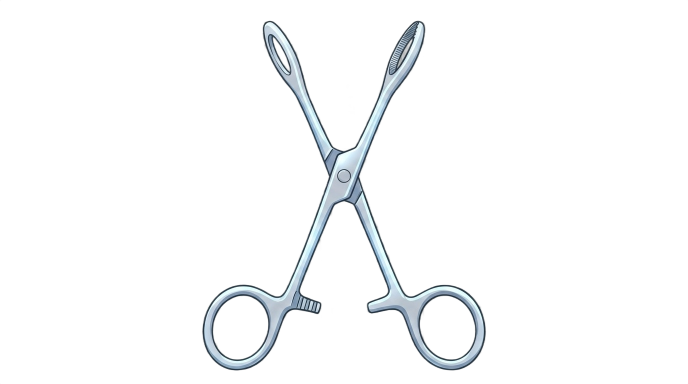
#> input picture assets-src/animations/clampframe1.png, 1376 x 768 px, given in place of cottonbuds.png, which was not available (shown at 1/2 size)
$ python prepare-ritual-assets.py
#> lines starting #> are read from the running program, lines starting #| are printed output that depends on the picture; after the words box and inside, x2 and y2 are one past the last pixel; in counts of white or black regions, pixels touching at a corner belong together; pictures that were not available may be replaced by others from this repository, and a replacement may not be noted
"""Tight-crop the live-queue ritual tool sprites and print their config values.

The artwork in assets-src/animations/ is drawn on large 1408x768 canvases that are
95% empty. Shipping those means ~6 MB of transparent pixels to every phone that
opens /live.html. This script crops each sprite to its visible pixels, removes
faint checkerboard noise and resizes it to about 3x its on-screen size, then writes
the result to public/animations/v2/ and prints the numbers for src/components/ritualConfig.ts.

usage:   python scripts/prepare-ritual-assets.py          (needs Pillow: pip install pillow)
edit:    TOOLS below. `anchor` is the working point in the ORIGINAL image (pixels): the
         cotton bud head, marker tip, needle tip or centre of the mirror glass.
         `show` is how many stage pixels tall (the long side) the tool appears on the 400px stage.
"""
from collections import deque
from pathlib import Path
from PIL import Image

ROOT = Path(__file__).resolve().parent.parent
SRC = ROOT / 'assets-src' / 'animations'
# Bump this folder (v3, ...) together with the src paths in ritualConfig.ts whenever a sprite's size changes:
# hosting caches /animations for an hour, so a reused filename can pair a cached old picture with new numbers.
OUT = ROOT / 'public' / 'animations' / 'v2'
RESOLUTION = 3          # output pixels per stage pixel (sharp on 3x phone screens)
MARGIN = 6              # original pixels kept around the visible art (anti-aliasing, outline)

TOOLS = {
    'cottonbuds': dict(anchor=(704, 147), show=88),
    'marker':     dict(anchor=(706, 65),  show=92),
    'mirror':     dict(anchor=(701, 276), show=150),
    'needle':     dict(anchor=(713, 68),  show=84),
}


def visible_box(alpha):
    """Bounding box of every solid blob of at least ~3,000 px (ignores checkerboard specks)."""
    q = 4
    w, h = alpha.size
    small = alpha.resize((w // q, h // q), Image.BOX).point(lambda v: 255 if v > 100 else 0)
    W, H = small.size
    px = small.load()
    seen = [[False] * W for _ in range(H)]
    boxes = []
    for y in range(H):
        for x in range(W):
            if px[x, y] and not seen[y][x]:
                queue, area = deque([(x, y)]), 0
                seen[y][x] = True
                x0 = x1 = x
                y0 = y1 = y
                while queue:
                    cx, cy = queue.popleft()
                    area += 1
                    x0, x1, y0, y1 = min(x0, cx), max(x1, cx), min(y0, cy), max(y1, cy)
                    for dx in (-1, 0, 1):
                        for dy in (-1, 0, 1):
                            nx, ny = cx + dx, cy + dy
                            if 0 <= nx < W and 0 <= ny < H and px[nx, ny] and not seen[ny][nx]:
                                seen[ny][nx] = True
                                queue.append((nx, ny))
                if area >= 30:
                    boxes.append((x0 * q, y0 * q, (x1 + 1) * q, (y1 + 1) * q))
    return (min(b[0] for b in boxes), min(b[1] for b in boxes), max(b[2] for b in boxes), max(b[3] for b in boxes))


def main():
    OUT.mkdir(parents=True, exist_ok=True)
    print('// Paste into RITUAL_CONFIG.tools (adjust angles/positions separately)')
    for name, spec in TOOLS.items():
        image = Image.open(SRC / f'{name}.png').convert('RGBA')
#> image is the input picture: PIL image 1376x768 RGBA; mean R, G, B, A 171.3, 172.5, 173.2, 15.2
        alpha = image.getchannel('A').point(lambda v: 0 if v < 14 else v)   # drop faint checker noise
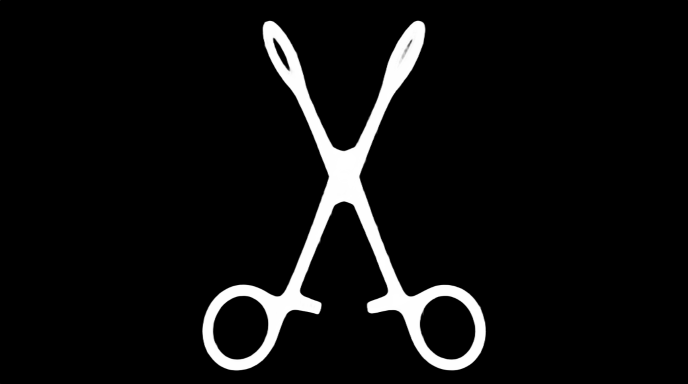
#> alpha: PIL image 1376x768 L (shown at 1/2 size); min 0, max 255, mean 15.1
        image.putalpha(alpha)
        x0, y0, x1, y1 = visible_box(alpha)
#> in visible_box, `small = alpha.resize((w // q, h // q), Image.BOX).point(lambda v: 255 ..`:
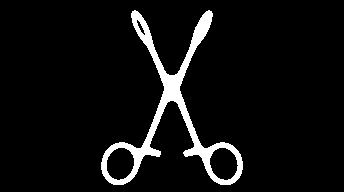
#> small: PIL image 344x192 L; 6.2% white; 1 white region, box (x1, y1, x2, y2) and area: (101, 10, 243, 185) 4062
#> x0 = 404; y0 = 40; x1 = 972; y1 = 740
        x0, y0 = max(0, x0 - MARGIN), max(0, y0 - MARGIN)
#> x0 = 398; y0 = 34
        x1, y1 = min(image.width, x1 + MARGIN), min(image.height, y1 + MARGIN)
#> x1 = 978; y1 = 746
        crop = image.crop((x0, y0, x1, y1))
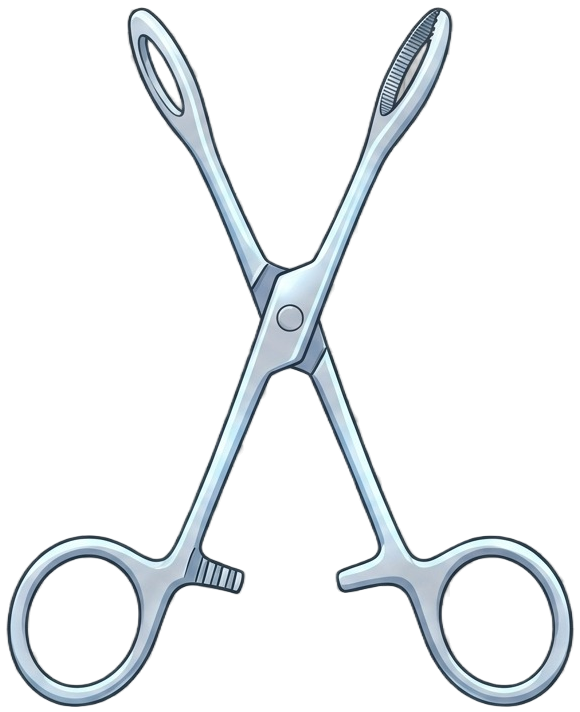
#> crop: PIL image 580x712 RGBA; mean R, G, B, A 169.1, 172, 173.9, 38.8; transparent parts drawn white
        scale = spec['show'] * RESOLUTION / (y1 - y0)
#> scale = 0.371
        size = (round(crop.width * scale), round(crop.height * scale))
#> size = (215, 264)
        # Resize with premultiplied alpha so edges stay clean (no dark halos).
        resized = crop.convert('RGBa').resize(size, Image.LANCZOS).convert('RGBA')
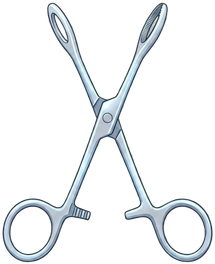
#> resized: PIL image 215x264 RGBA; mean R, G, B, A 27.9, 31, 33.2, 38.8; transparent parts drawn white
        resized.save(OUT / f'{name}.png', optimize=True)
        ax, ay = (spec['anchor'][0] - x0) * scale, (spec['anchor'][1] - y0) * scale
#> ax = 113.5; ay = 41.9
        stage = 1 / RESOLUTION
        print(f"{name}: naturalWidth: {size[0]}, naturalHeight: {size[1]}, displayHeight: {size[1] * stage:.1f}, "
#> (the run stopped early here; a loop or call above may not have finished)

$ run again, on assets-src/animations/cottonbuds.png
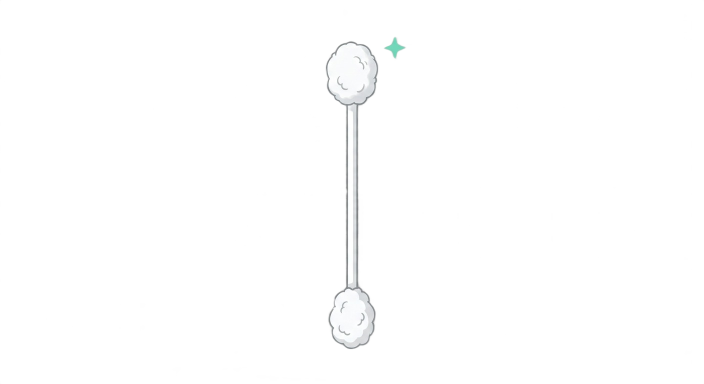
#> input picture assets-src/animations/cottonbuds.png, 1408 x 768 px (shown at 1/2 size)
#> in main, image is the input picture: PIL image 1408x768 RGBA; mean R, G, B, A 205.9, 206, 205.8, 6.7
#> in visible_box, `small = alpha.resize((w // q, h // q), Image.BOX).point(lambda v: 255 ..`:
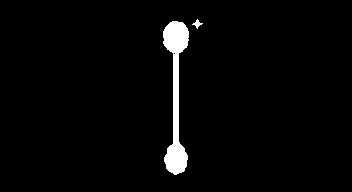
#> small: PIL image 352x192 L; 2.7% white; 2 white regions, box (x1, y1, x2, y2) and area: (163, 21, 189, 175) 1786, (192, 19, 203, 29) 43
#> in main, `x0, y0, x1, y1 = visible_box(alpha)`: x0 = 652; y0 = 76; x1 = 812; y1 = 700
#> in main, `x0, y0 = max(0, x0 - MARGIN), max(0, y0 - MARGIN)`: x0 = 646; y0 = 70
#> in main, `x1, y1 = min(image.width, x1 + MARGIN), min(image.height, y1 + MARGIN)`: x1 = 818; y1 = 706
#> scale = 0.415
#> size = (71, 264)
#> in main, `resized = crop.convert('RGBa').resize(size, Image.LANCZOS).convert('RG..`:
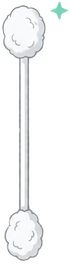
#> resized: PIL image 71x264 RGBA; mean R, G, B, A 69.4, 70.6, 70.9, 66.6; transparent parts drawn white
#> ax = 24.08; ay = 31.96
